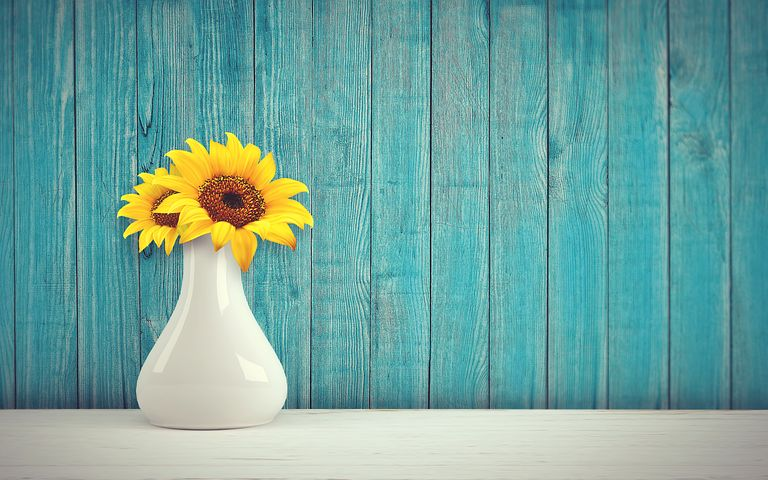
%> input picture src/Exp6/sample.jpg, 768 x 480 px
$ octave exp6_task1_b204.m   (GNU Octave 9; MATLAB toolbox functions it lacks are replaced by stand-ins)
%> lines starting %> are read from the running program, lines starting %| are printed output that depends on the picture
img1=imread('sample.jpg');
%> img1 is the input picture: size 480x768x3 uint8; mean R, G, B 113.2, 164.9, 158.9
subplot(3,3,1);imshow(img1);title('original image');
pkg load image
se=strel("line",25,25);
#opened image
open=imopen(img1,se);
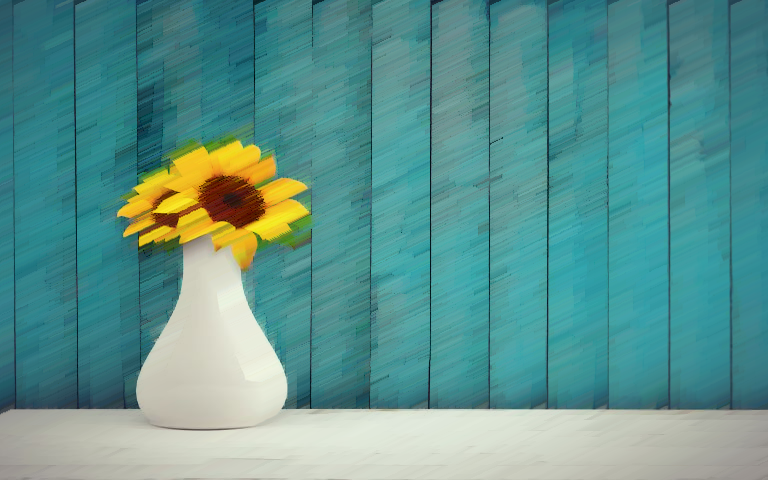
%> open: size 480x768x3 uint8; mean R, G, B 93.2, 148.5, 143.3
subplot(3,3,2);imshow(open);title('opened image');
#closed image
close=imclose(img1,se);
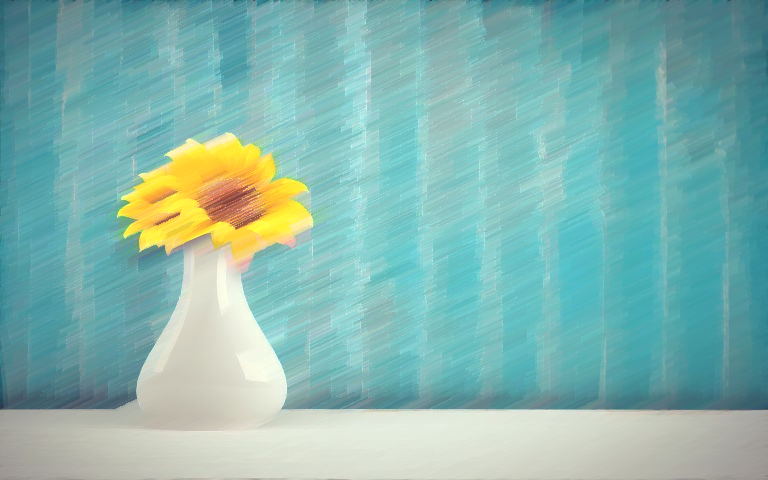
%> close: size 480x768x3 uint8; mean R, G, B 131.8, 181.4, 175
subplot(3,3,3);imshow(close);title('closed image');
#opening followed by closing
open2=imopen(img1,se);
close2=imclose(open2,se);
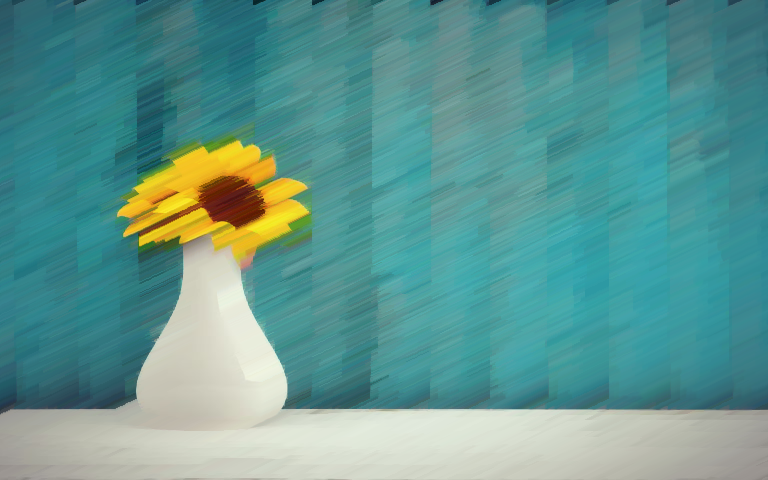
%> close2: size 480x768x3 uint8; mean R, G, B 95.2, 151.4, 145.9
subplot(3,3,4);imshow(close2);title('opening followed by closing');
#closing followed by opening
close3=imclose(img1,se);
open3=imopen(close3,se);
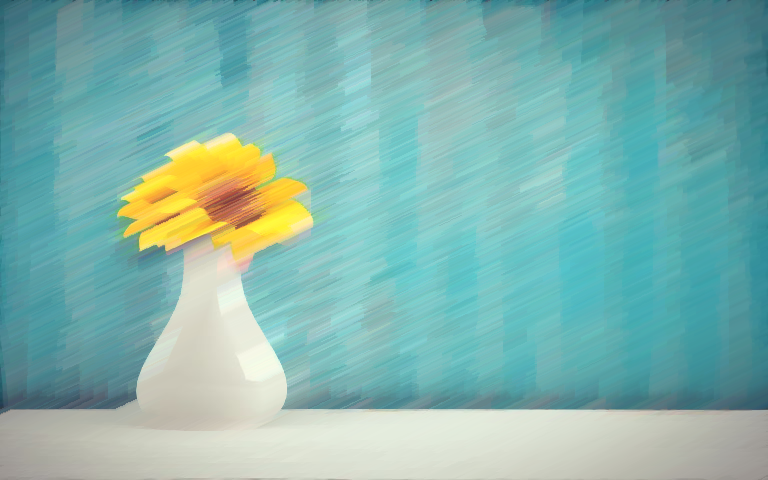
%> open3: size 480x768x3 uint8; mean R, G, B 129.5, 179.9, 173.7
subplot(3,3,5);imshow(open3);title('closing followed by opening');
#dilation
dilate=imdilate(img1,se);
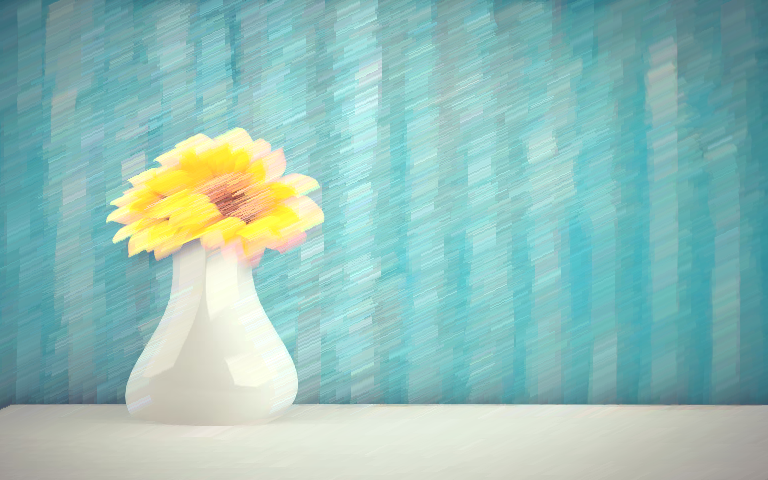
%> dilate: size 480x768x3 uint8; mean R, G, B 146.6, 191.3, 184.7
subplot(3,3,6);imshow(dilate);title('dilated image');
#erosion
erode=imerode(img1,se);
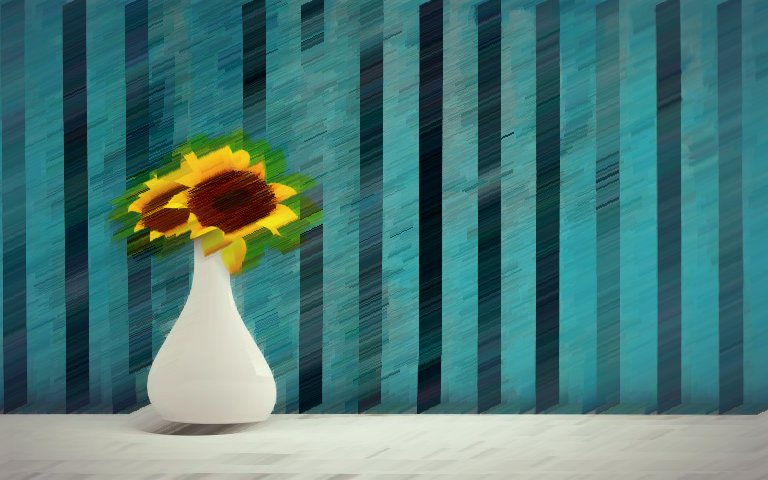
%> erode: size 480x768x3 uint8; mean R, G, B 74.6, 122.4, 119.6
subplot(3,3,7);imshow(erode);title('eroded image');
